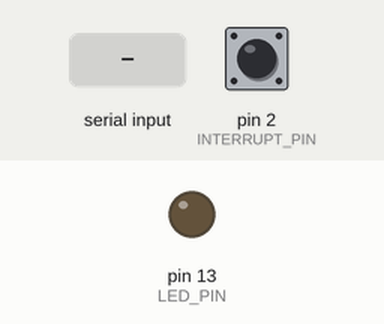
Simulated run of this sketch. Board: Arduino Leonardo, built with avr-gcc and run on an emulated ATmega32U4. Shown: output pins drawn as LEDs (lit = HIGH). The inputs (shaded band) are chosen by the test bench; at power-on: pin 2 (INTERRUPT_PIN) LOW. The sensor or clock chip raises its interrupt line as the real part does; what the sketch prints to the serial monitor is not drawn.

Above: at 0.8 s.
0.9 s: "1\n" received over Serial
At 2.6 s:
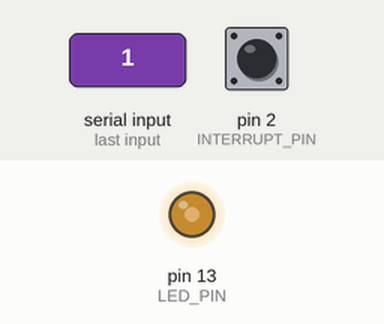
2.9 s: pin 2 (INTERRUPT_PIN) pulled HIGH for 0.15 s
At 3.3 s:
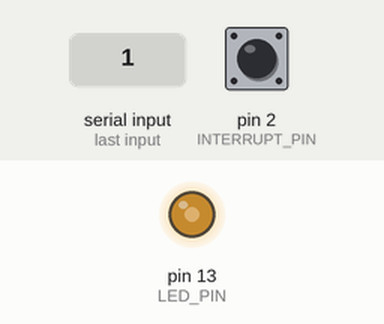
4.5 s: pin 2 (INTERRUPT_PIN) pulled HIGH for 1 s
At 5.7 s:
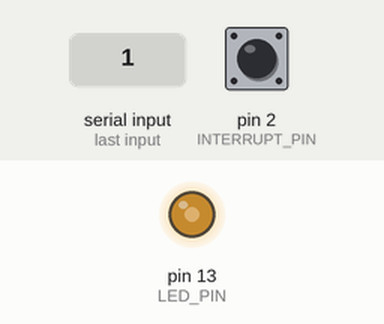
Timing chart, 0 to 7.5 s (numbered marks = the images above; inputs shaded):
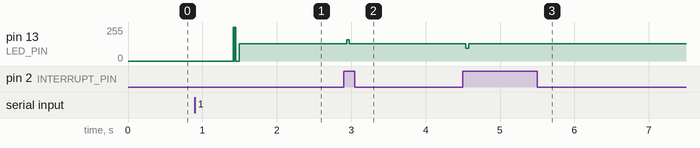

Measured:
- after the input at 0.9 s, pin 13 (LED_PIN): 0/255 → 128/255 after 0.52 s
- after the input at 2.9 s, pin 13 (LED_PIN): 128/255 → 158/255 at once, → 128/255 0.04 s later
- after the input at 4.5 s, pin 13 (LED_PIN): 128/255 → 97/255 at once, → 128/255 0.04 s later

The sketch:

MPU6050_DMP6.ino
```cpp
// I2C device class (I2Cdev) demonstration Arduino sketch for MPU6050 class using DMP (MotionApps v2.0)
// 6/21/2012 by Jeff Rowberg <jeff@rowberg.net>
// Updates should (hopefully) always be available at https://github.com/jrowberg/i2cdevlib
//
// Changelog:
//      2013-05-08 - added seamless Fastwire support
//                 - added note about gyro calibration
//      2012-06-21 - added note about Arduino 1.0.1 + Leonardo compatibility error
//      2012-06-20 - improved FIFO overflow handling and simplified read process
//      2012-06-19 - completely rearranged DMP initialization code and simplification
//      2012-06-13 - pull gyro and accel data from FIFO packet instead of reading directly
//      2012-06-09 - fix broken FIFO read sequence and change interrupt detection to RISING
//      2012-06-05 - add gravity-compensated initial reference frame acceleration output
//                 - add 3D math helper file to DMP6 example sketch
//                 - add Euler output and Yaw/Pitch/Roll output formats
//      2012-06-04 - remove accel offset clearing for better results (thanks Sungon Lee)
//      2012-06-01 - fixed gyro sensitivity to be 2000 deg/sec instead of 250
//      2012-05-30 - basic DMP initialization working

/* ============================================
  I2Cdev device library code is placed under the MIT license
  Copyright (c) 2012 Jeff Rowberg

  Permission is hereby granted, free of charge, to any person obtaining a copy
  of this software and associated documentation files (the "Software"), to deal
  in the Software without restriction, including without limitation the rights
  to use, copy, modify, merge, publish, distribute, sublicense, and/or sell
  copies of the Software, and to permit persons to whom the Software is
  furnished to do so, subject to the following conditions:

  The above copyright notice and this permission notice shall be included in
  all copies or substantial portions of the Software.

  THE SOFTWARE IS PROVIDED "AS IS", WITHOUT WARRANTY OF ANY KIND, EXPRESS OR
  IMPLIED, INCLUDING BUT NOT LIMITED TO THE WARRANTIES OF MERCHANTABILITY,
  FITNESS FOR A PARTICULAR PURPOSE AND NONINFRINGEMENT. IN NO EVENT SHALL THE
  AUTHORS OR COPYRIGHT HOLDERS BE LIABLE FOR ANY CLAIM, DAMAGES OR OTHER
  LIABILITY, WHETHER IN AN ACTION OF CONTRACT, TORT OR OTHERWISE, ARISING FROM,
  OUT OF OR IN CONNECTION WITH THE SOFTWARE OR THE USE OR OTHER DEALINGS IN
  THE SOFTWARE.
  ===============================================
*/

// I2Cdev and MPU6050 must be installed as libraries, or else the .cpp/.h files
// for both classes must be in the include path of your project
#include "I2Cdev.h"

#include "MPU6050_6Axis_MotionApps20.h"
//#include "MPU6050.h" // not necessary if using MotionApps include file

// Arduino Wire library is required if I2Cdev I2CDEV_ARDUINO_WIRE implementation
// is used in I2Cdev.h
#if I2CDEV_IMPLEMENTATION == I2CDEV_ARDUINO_WIRE
#include "Wire.h"
#endif

// class default I2C address is 0x68
// specific I2C addresses may be passed as a parameter here
// AD0 low = 0x68 (default for SparkFun breakout and InvenSense evaluation board)
// AD0 high = 0x69
MPU6050 mpu;
//MPU6050 mpu(0x69); // <-- use for AD0 high

/* =========================================================================
   NOTE: In addition to connection 3.3v, GND, SDA, and SCL, this sketch
   depends on the MPU-6050's INT pin being connected to the Arduino's
   external interrupt #0 pin. On the Arduino Uno and Mega 2560, this is
   digital I/O pin 2.
   ========================================================================= */

/* =========================================================================
   NOTE: Arduino v1.0.1 with the Leonardo board generates a compile error
   when using Serial.write(buf, len). The Teapot output uses this method.
   The solution requires a modification to the Arduino USBAPI.h file, which
   is fortunately simple, but annoying. This will be fixed in the next IDE
   release. For more info, see these links:

   http://arduino.cc/forum/index.php/topic,109987.0.html
   http://code.google.com/p/arduino/issues/detail?id=958
   ========================================================================= */


// uncomment "OUTPUT_READABLE_QUATERNION" if you want to see the actual
// quaternion components in a [w, x, y, z] format (not best for parsing
// on a remote host such as Processing or something though)
//#define OUTPUT_READABLE_QUATERNION

// uncomment "OUTPUT_READABLE_EULER" if you want to see Euler angles
// (in degrees) calculated from the quaternions coming from the FIFO.
// Note that Euler angles suffer from gimbal lock (for more info, see
// http://en.wikipedia.org/wiki/Gimbal_lock)
//#define OUTPUT_READABLE_EULER

// uncomment "OUTPUT_READABLE_YAWPITCHROLL" if you want to see the yaw/
// pitch/roll angles (in degrees) calculated from the quaternions coming
// from the FIFO. Note this also requires gravity vector calculations.
// Also note that yaw/pitch/roll angles suffer from gimbal lock (for
// more info, see: http://en.wikipedia.org/wiki/Gimbal_lock)
//#define OUTPUT_READABLE_YAWPITCHROLL

// uncomment "OUTPUT_READABLE_REALACCEL" if you want to see acceleration
// components with gravity removed. This acceleration reference frame is
// not compensated for orientation, so +X is always +X according to the
// sensor, just without the effects of gravity. If you want acceleration
// compensated for orientation, us OUTPUT_READABLE_WORLDACCEL instead.
//#define OUTPUT_READABLE_REALACCEL

// uncomment "OUTPUT_READABLE_WORLDACCEL" if you want to see acceleration
// components with gravity removed and adjusted for the world frame of
// reference (yaw is relative to initial orientation, since no magnetometer
// is present in this case). Could be quite handy in some cases.
//#define OUTPUT_READABLE_WORLDACCEL

// uncomment "OUTPUT_TEAPOT" if you want output that matches the
// format used for the InvenSense teapot demo
#define OUTPUT_TEAPOT


#define INTERRUPT_PIN 2  // use pin 2 on Arduino Uno & most boards
#define LED_PIN 13 // (Arduino is 13, Teensy is 11, Teensy++ is 6)
bool blinkState = false;

// MPU control/status vars
bool dmpReady = false;  // set true if DMP init was successful
uint8_t mpuIntStatus;   // holds actual interrupt status byte from MPU
uint8_t devStatus;      // return status after each device operation (0 = success, !0 = error)
uint16_t packetSize;    // expected DMP packet size (default is 42 bytes)
uint16_t fifoCount;     // count of all bytes currently in FIFO
uint8_t fifoBuffer[64]; // FIFO storage buffer

// orientation/motion vars
Quaternion q;           // [w, x, y, z]         quaternion container
VectorInt16 aa;         // [x, y, z]            accel sensor measurements
VectorInt16 aaReal;     // [x, y, z]            gravity-free accel sensor measurements
VectorInt16 aaWorld;    // [x, y, z]            world-frame accel sensor measurements
VectorFloat gravity;    // [x, y, z]            gravity vector
float euler[3];         // [psi, theta, phi]    Euler angle container
float ypr[3];           // [yaw, pitch, roll]   yaw/pitch/roll container and gravity vector

// packet structure for InvenSense teapot demo
uint8_t teapotPacket[14] = { '$', 0x02, 0, 0, 0, 0, 0, 0, 0, 0, 0x00, 0x00, '\r', '\n' };


// ================================================================
// ===               INTERRUPT DETECTION ROUTINE                ===
// ================================================================

volatile bool mpuInterrupt = false;     // indicates whether MPU interrupt pin has gone high
void dmpDataReady() {
  mpuInterrupt = true;
}


// ================================================================
// ===                      INITIAL SETUP                       ===
// ================================================================

void setup() {
  // join I2C bus (I2Cdev library doesn't do this automatically)
#if I2CDEV_IMPLEMENTATION == I2CDEV_ARDUINO_WIRE
  Wire.begin();
  Wire.setClock(400000); // 400kHz I2C clock. Comment this line if having compilation difficulties
#elif I2CDEV_IMPLEMENTATION == I2CDEV_BUILTIN_FASTWIRE
  Fastwire::setup(400, true);
#endif

  // initialize serial communication
  // (115200 chosen because it is required for Teapot Demo output, but it's
  // really up to you depending on your project)
  Serial.begin(115200);
  while (!Serial); // wait for Leonardo enumeration, others continue immediately

  // NOTE: 8MHz or slower host processors, like the Teensy @ 3.3v or Ardunio
  // Pro Mini running at 3.3v, cannot handle this baud rate reliably due to
  // the baud timing being too misaligned with processor ticks. You must use
  // 38400 or slower in these cases, or use some kind of external separate
  // crystal solution for the UART timer.

  // initialize device
  Serial.println(F("Initializing I2C devices..."));
  mpu.initialize();
  pinMode(INTERRUPT_PIN, INPUT);

  // verify connection
  Serial.println(F("Testing device connections..."));
  Serial.println(mpu.testConnection() ? F("MPU6050 connection successful") : F("MPU6050 connection failed"));

  // wait for ready
  Serial.println(F("\nSend any character to begin DMP programming and demo: "));
  while (Serial.available() && Serial.read()); // empty buffer
  while (!Serial.available());                 // wait for data
  while (Serial.available() && Serial.read()); // empty buffer again

  // load and configure the DMP
  Serial.println(F("Initializing DMP..."));
  devStatus = mpu.dmpInitialize();

  // supply your own gyro offsets here, scaled for min sensitivity

  mpu.setXAccelOffset(-6029); // 1688 factory default for my test chip
  mpu.setYAccelOffset(174); // 1688 factory default for my test chip
  mpu.setZAccelOffset(1681); // 1688 factory default for my test chip
  mpu.setXGyroOffset(137);
  mpu.setYGyroOffset(4);
  mpu.setZGyroOffset(-38);

  // make sure it worked (returns 0 if so)
  if (devStatus == 0) {
    // turn on the DMP, now that it's ready
    Serial.println(F("Enabling DMP..."));
    mpu.setDMPEnabled(true);

    // enable Arduino interrupt detection
    Serial.println(F("Enabling interrupt detection (Arduino external interrupt 0)..."));
    attachInterrupt(digitalPinToInterrupt(INTERRUPT_PIN), dmpDataReady, RISING);
    mpuIntStatus = mpu.getIntStatus();

    // set our DMP Ready flag so the main loop() function knows it's okay to use it
    Serial.println(F("DMP ready! Waiting for first interrupt..."));
    dmpReady = true;

    // get expected DMP packet size for later comparison
    packetSize = mpu.dmpGetFIFOPacketSize();
  } else {
    // ERROR!
    // 1 = initial memory load failed
    // 2 = DMP configuration updates failed
    // (if it's going to break, usually the code will be 1)
    Serial.print(F("DMP Initialization failed (code "));
    Serial.print(devStatus);
    Serial.println(F(")"));
  }

  // configure LED for output
  pinMode(LED_PIN, OUTPUT);
}


// ================================================================
// ===                    MAIN PROGRAM LOOP                     ===
// ================================================================

void loop() {
  // if programming failed, don't try to do anything
  if (!dmpReady) return;

  // wait for MPU interrupt or extra packet(s) available
  while (!mpuInterrupt && fifoCount < packetSize) {
    // other program behavior stuff here
    // .
    // .
    // .
    // if you are really paranoid you can frequently test in between other
    // stuff to see if mpuInterrupt is true, and if so, "break;" from the
    // while() loop to immediately process the MPU data
    // .
    // .
    // .
  }

  // reset interrupt flag and get INT_STATUS byte
  mpuInterrupt = false;
  mpuIntStatus = mpu.getIntStatus();

  // get current FIFO count
  fifoCount = mpu.getFIFOCount();

  // check for overflow (this should never happen unless our code is too inefficient)
  if ((mpuIntStatus & 0x10) || fifoCount == 1024) {
    // reset so we can continue cleanly
    mpu.resetFIFO();
    Serial.println(F("FIFO overflow!"));

    // otherwise, check for DMP data ready interrupt (this should happen frequently)
  } else if (mpuIntStatus & 0x02) {
    // wait for correct available data length, should be a VERY short wait
    while (fifoCount < packetSize) fifoCount = mpu.getFIFOCount();

    // read a packet from FIFO
    mpu.getFIFOBytes(fifoBuffer, packetSize);

    // track FIFO count here in case there is > 1 packet available
    // (this lets us immediately read more without waiting for an interrupt)
    fifoCount -= packetSize;

#ifdef OUTPUT_READABLE_QUATERNION
    // display quaternion values in easy matrix form: w x y z
    mpu.dmpGetQuaternion(&q, fifoBuffer);
    Serial.print("quat\t");
    Serial.print(q.w);
    Serial.print("\t");
    Serial.print(q.x);
    Serial.print("\t");
    Serial.print(q.y);
    Serial.print("\t");
    Serial.println(q.z);
#endif

#ifdef OUTPUT_READABLE_EULER
    // display Euler angles in degrees
    mpu.dmpGetQuaternion(&q, fifoBuffer);
    mpu.dmpGetEuler(euler, &q);
    Serial.print("euler\t");
    Serial.print(euler[0] * 180 / M_PI);
    Serial.print("\t");
    Serial.print(euler[1] * 180 / M_PI);
    Serial.print("\t");
    Serial.println(euler[2] * 180 / M_PI);
#endif

#ifdef OUTPUT_READABLE_YAWPITCHROLL
    // display Euler angles in degrees
    mpu.dmpGetQuaternion(&q, fifoBuffer);
    mpu.dmpGetGravity(&gravity, &q);
    mpu.dmpGetYawPitchRoll(ypr, &q, &gravity);
    Serial.print("ypr\t");
    Serial.print(ypr[0] * 180 / M_PI);
    Serial.print("\t");
    Serial.print(ypr[1] * 180 / M_PI);
    Serial.print("\t");
    Serial.println(ypr[2] * 180 / M_PI);
#endif

#ifdef OUTPUT_READABLE_REALACCEL
    // display real acceleration, adjusted to remove gravity
    mpu.dmpGetQuaternion(&q, fifoBuffer);
    mpu.dmpGetAccel(&aa, fifoBuffer);
    mpu.dmpGetGravity(&gravity, &q);
    mpu.dmpGetLinearAccel(&aaReal, &aa, &gravity);
    Serial.print("areal\t");
    Serial.print(aaReal.x);
    Serial.print("\t");
    Serial.print(aaReal.y);
    Serial.print("\t");
    Serial.println(aaReal.z);
#endif

#ifdef OUTPUT_READABLE_WORLDACCEL
    // display initial world-frame acceleration, adjusted to remove gravity
    // and rotated based on known orientation from quaternion
    mpu.dmpGetQuaternion(&q, fifoBuffer);
    mpu.dmpGetAccel(&aa, fifoBuffer);
    mpu.dmpGetGravity(&gravity, &q);
    mpu.dmpGetLinearAccel(&aaReal, &aa, &gravity);
    mpu.dmpGetLinearAccelInWorld(&aaWorld, &aaReal, &q);
    Serial.print("aworld\t");
    Serial.print(aaWorld.x);
    Serial.print("\t");
    Serial.print(aaWorld.y);
    Serial.print("\t");
    Serial.println(aaWorld.z);
#endif

#ifdef OUTPUT_TEAPOT
    // display quaternion values in InvenSense Teapot demo format:
    teapotPacket[2] = fifoBuffer[0];
    teapotPacket[3] = fifoBuffer[1];
    teapotPacket[4] = fifoBuffer[4];
    teapotPacket[5] = fifoBuffer[5];
    teapotPacket[6] = fifoBuffer[8];
    teapotPacket[7] = fifoBuffer[9];
    teapotPacket[8] = fifoBuffer[12];
    teapotPacket[9] = fifoBuffer[13];
    Serial.write(teapotPacket, 14);
    teapotPacket[11]++; // packetCount, loops at 0xFF on purpose
#endif

    // blink LED to indicate activity
    blinkState = !blinkState;
    digitalWrite(LED_PIN, blinkState);
  }
}
```
